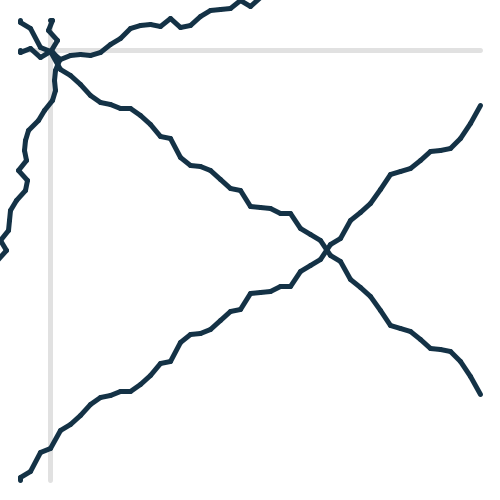
Frame 1 (no input)
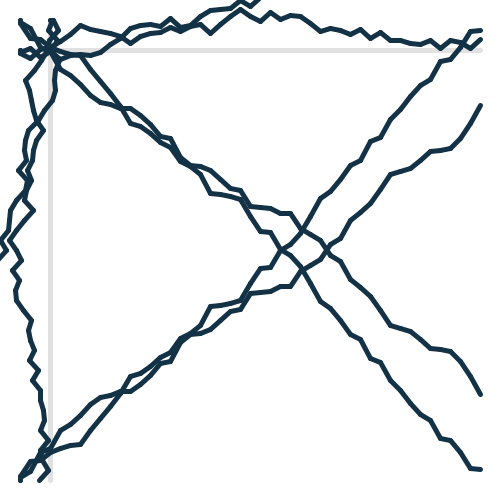
Frame 2 (the mouse pressed at the canvas centre, redrawn once)

The Processing sketch that drew these frames (run headless with seeded random() and noise(); the mouse was pressed at the canvas centre and the sketch redrawn once):

// Processing sketch: processing_44031
// ── processing_44031.pde

// draw some wiggle lines
// schien@mail.ncku.edu.tw

void setup() {
  size(500, 500);
  background(255);
  strokeWeight(5);
  smooth();
  stroke(0, 30);
  line(20, 50, 480, 50);
  line(50, 20, 50, 480);
  noLoop();  // this is to control that it is drawn only once
}

void draw() {
  stroke(20, 50, 70);
  float xstep = 10;
  float ystep = 10;
  float lastx = 20;
  float lasty = 50;
  float y = 50;
  for (int x=20; x<=480; x+=xstep) {
    ystep = random(20) - 10;
    y += ystep;
    line(x, y, lastx, lasty);  // herzontal
    line(y, x, lasty, lastx);  // vertical
    //line(x, x, lastx, lastx);
    line(x, x+y-50, lastx, lastx+lasty-50);  // almost diagnal
    line(x, height-(x+y-50), lastx, height-(lastx+lasty-50));  // another angle
    lastx = x;
    lasty = y;
  }
}
